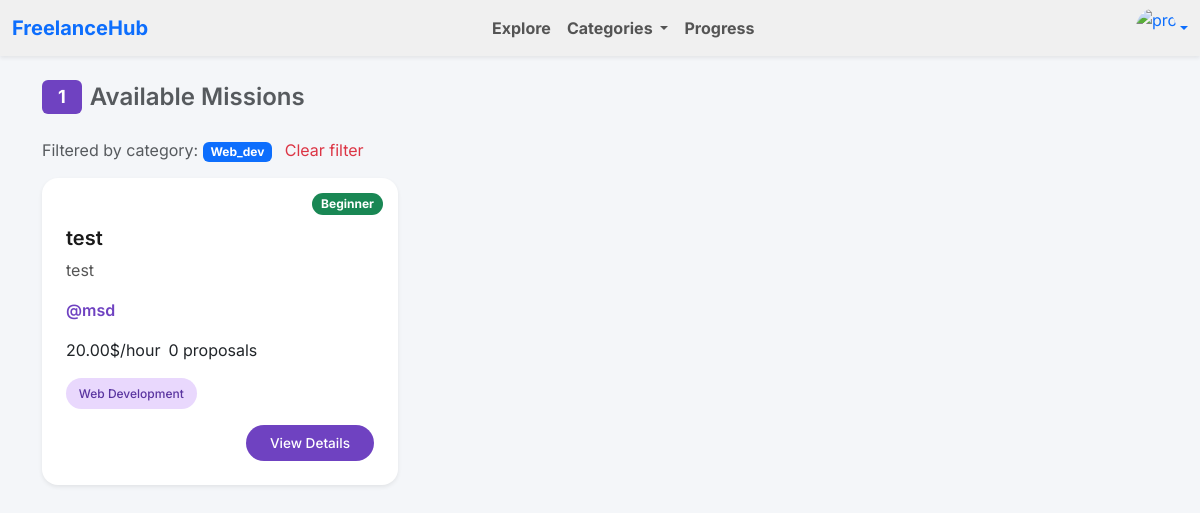
The page /freelancer/dashboard/?category=web_dev (signed in) on the database as committed earlier.
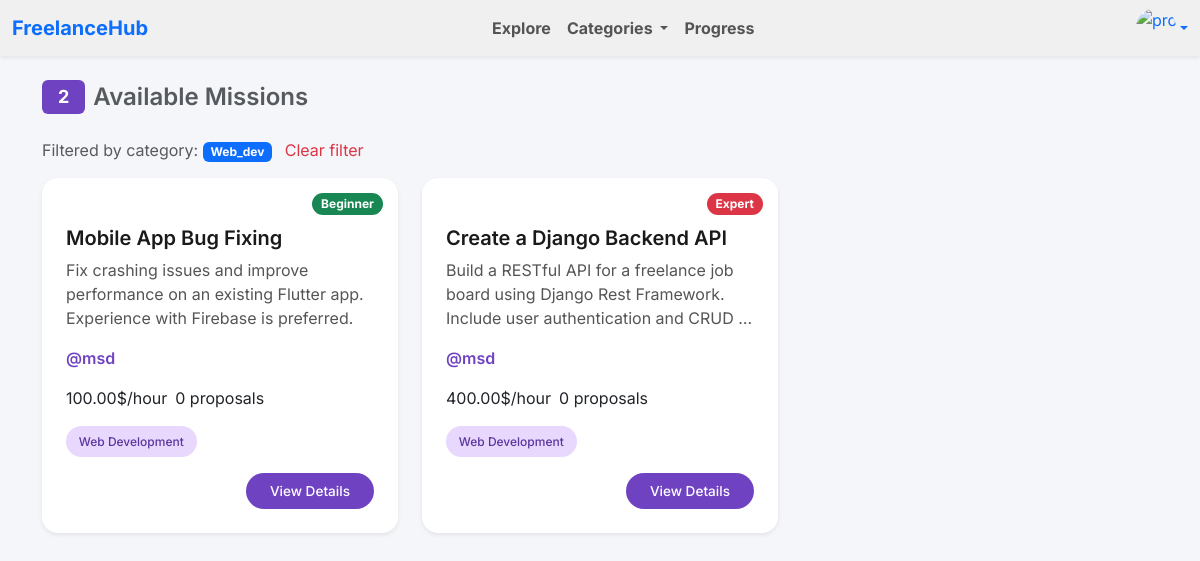
The same page on the database as committed later.
### client/models.py (models this page shows)
class Mission(models.Model):
    LEVEL_CHOICES = [
        ('beginner', 'Beginner'),
        ('intermediate', 'Intermediate'),
        ('expert', 'Expert'),
    ]
    CATEGORY_CHOICES = [
        ('web_dev', 'Web Development'),
        ('design', 'Design'),
        ('writing', 'Writing'),
        ('marketing', 'Marketing'),
        ('other', 'other'),
    ]
    STATUS_CHOICES = [
        ('open', 'Open'),
        ('in_progress', 'In Progress'),
        ('completed', 'Completed'),
    ]
    client = models.ForeignKey(Client, on_delete=models.CASCADE, related_name='missions')
    title = models.CharField(max_length=255)
    description = models.TextField(blank=True)
    ai_tasks = models.TextField(blank=True)
    price = models.DecimalField(max_digits=8, decimal_places=2)
    category = models.CharField(max_length=255, choices=CATEGORY_CHOICES, default='other')
    level = models.CharField(max_length=15, choices=LEVEL_CHOICES, default='unknown')
    status = models.CharField(max_length=255, choices=STATUS_CHOICES, default='open')
    created_at = models.DateTimeField(auto_now_add=True)
    def get_level_badge_class(self):
        return {
            'beginner': 'bg-success',
            'intermediate': 'bg-warning text-dark',
            'expert': 'bg-danger'   ,
        }.get(self.level, 'bg-secondary')

class Client(models.Model):
    user = models.OneToOneField(User, on_delete=models.CASCADE, related_name='client_profile')
    pfp = models.ImageField(upload_to='uploads/', default='uploads/default.jpg')
    company_name = models.CharField(max_length=255, default='not provided')
    phone_number = models.CharField(max_length=15, default='not provided')
    country = CountryField(default='MA',blank=True, null=True)
    bio = models.TextField(blank=True, default='No Bio provided')
    email = models.EmailField(blank=True, default='No Email provided', null=True)

### freelancer/views.py (the view)
# urls.py: path('dashboard/', views.dashboard, name='dashboard'),
@login_required
def dashboard(request):
    category = request.GET.get('category')
    missions = Mission.objects.filter(status='open')
    if category:
        missions = missions.filter(category=category)
    missions = missions.annotate(proposal_count=Count('applications'))
    count = missions.count()
    return render(request, 'freelancer/dashboard.html', {
        'missions': missions,
        'count': count,
        'selected_category': category
    })

### freelancer/templates/freelancer/dashboard.html (shortened to what this page needs)
{% extends 'main.html' %}
{% block nav %}
    {% include "navbar.html" with logged_in=True %}
{% endblock %}
{% block content %}
    <div class="container mt-4">
        <h4 class="mb-4 d-flex align-items-center gap-2">
            <span class="badge badge-custom px-3 py-2">{{ count }}</span>
            <span class="text-muted">Available Missions</span>
        </h4>
        {% if selected_category %}
            <div class="mb-3">
                <span class="text-muted">Filtered by category:</span>
                <span class="badge bg-primary">{{ selected_category|capfirst }}</span>
                <a href="{% url 'freelancer:dashboard' %}" class="ms-2 text-decoration-none text-danger">
                    Clear filter
                </a>
            </div>
        {% endif %}
        <div class="row g-4">
            {% for m in missions %}
                <div class="col-md-6 col-lg-4">
                    <div class="card mission-card card-hover h-100 shadow-sm border-0 rounded-4">
                        <div class="card-body d-flex flex-column justify-content-between pt-5 px-4 pb-4">
                            <span class="badge {{ m.get_level_badge_class }} position-absolute"
                                  style="top: 15px; right: 15px; z-index: 1; font-size: 0.75rem; padding: 0.4em 0.75em; border-radius: 50px;">
                                {{ m.level|title }}
                            </span>
                            <div>
                                <h5 class="card-title mb-2">{{ m.title }}</h5>
                                <p class="card-text text-muted-small mb-3">{{ m.description|truncatewords:18 }}</p>
                            </div>
                            <div class="mb-3">
                            <span tabindex="0"
                                  role="button"
                                  data-bs-toggle="popover"
                                  data-bs-trigger="focus"
                                  data-bs-html="true"
                                  data-bs-title="Contact Info"
                                  data-bs-custom-class="custom-popover"
                                  data-bs-content="<strong>Phone:</strong> {{ m.client.phone_number }}<br><strong>Company:</strong> {{ m.client.company_name }}"
                                  class="text-purple fw-semibold username-hover"
                                  style="cursor: pointer;">
                                @{{ m.client.user.username }}
                            </span>
                            </div>
                            <div class="mb-3 d-flex flex-wrap align-items-center gap-2">
                                <span class="price-tag">{{ m.price }}$/hour</span>
                                <span class="text-muted-small">{{ m.proposal_count }} proposal{{ m.proposal_count|pluralize }}</span>
                            </div>
                            <div class="mb-3">
                                <span class="mission-tag bg-category-{{ m.category }}">
                                    {{ m.get_category_display }}
                                </span>
                            </div>
                            <div class="text-end mt-auto">
                                <a href="{% url 'freelancer:mission_detail' m.pk %}"
                                   class="btn btn-view rounded-pill px-4 py-2">
                                    View Details
                                </a>
                            </div>
                        </div>
                    </div>
                </div>
            {% endfor %}
        </div>
    </div>
{% endblock content %}

Rows that differ between the two databases and show on the page:
removed Mission: category "Web_dev", level "Beginner", title "test", description "test", client.user.username "msd", price "20.00", proposal_count "0", category "Web Development"
added Mission: level "Beginner", title "Mobile App Bug Fixing", description "Fix crashing issues and improve performance on an existing Flutter app. Experience with Firebase is preferred.", client.user.username "msd", price "100.00", proposal_count "0", category "Web Development"
added Mission: level "Expert", title "Create a Django Backend API", description "Build a RESTful API for a freelance job board using Django Rest Framework. Include user authentication and CRUD …", client.user.username "msd", price "400.00", proposal_count "0", category "Web Development"
Other text that changed with them:
{{ count }}: "1" → "2"
{{ selected_category|capfirst }}: (not shown) → "Web_dev"
